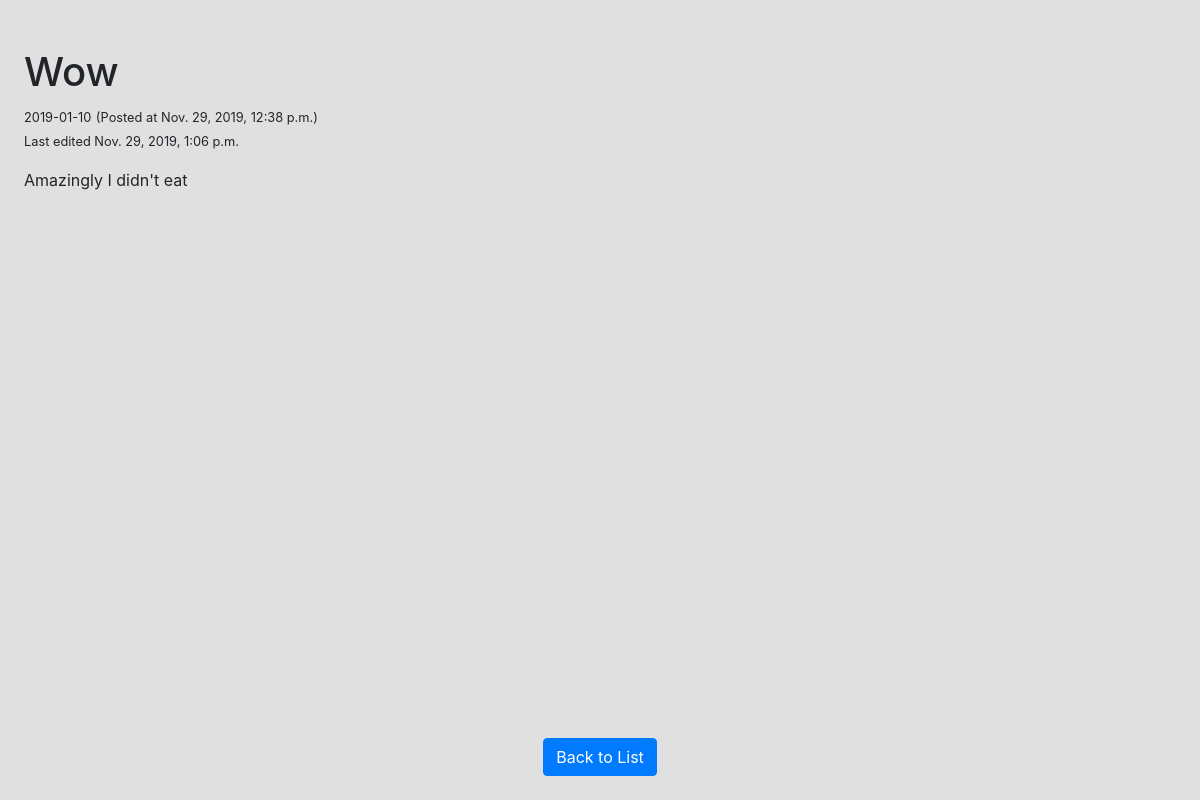
Screenshot of /diaries/3 with the database file from the repository.
### diaries/models.py (models this page shows)
class Diary(models.Model):
  title = models.CharField(max_length=256)
  content = models.TextField(default="")
  date = models.DateField(default=datetime.now())
  created = models.DateTimeField(default=datetime.now())
  edited = models.DateTimeField(null=True,  blank=True)
  user = models.ForeignKey(
    'User',
    on_delete=models.CASCADE,
    default=1,
  )

### diaries/views.py (the view)
# urls.py: path(r'diaries/<int:diary_id>', views.details, name="detail"),
def details(request, diary_id):
    try:
        entry = Diary.objects.get(pk=diary_id)
    except Diary.DoesNotExist:
        raise Http404("Entry does not exist.")
    context = {
        'entry': entry,
    }
    return render(request, 'diaries/detail.html', context)

### diaries/templates/diaries/detail.html (shortened to what this page needs)
{% load static %}
<!DOCTYPE html>
<html lang="en">
<head>
    <link rel="stylesheet" href="https://stackpath.bootstrapcdn.com/bootstrap/4.3.1/css/bootstrap.min.css">
    <link rel="stylesheet" href="{% static 'css/style.css' %}">
</head>
<body class="p-4 mt-4">
  <div>
   <h1>{{ entry.title }}</h1>
    <small class="small">{{ entry.date | date:'Y-m-d' }}</small>
    <small class="small">(Posted at {{ entry.created }})</small>
    {% if entry.edited %}
    <br>
    <small class="small">Last edited {{ entry.edited }}</small>
    {% endif %}
    <br>
    </p>{{ entry.content | linebreaksbr }}</p>
  </div>
  <div class="text-center fixed-bottom mb-4">
    <a class="btn btn-primary" href="{% url 'entries' %}">Back to List</a>
  </div>
</body>
</html>

### diaries/static/css/style.css (style rules this page uses)
body { background-color:#e0e0e0; }

### rows the page displays
Diary: title "Wow", date "2019-01-10", created "Nov. 29, 2019, 12:38 p.m.", edited "Nov. 29, 2019, 1:06 p.m.", content "Amazingly I didn't eat"
